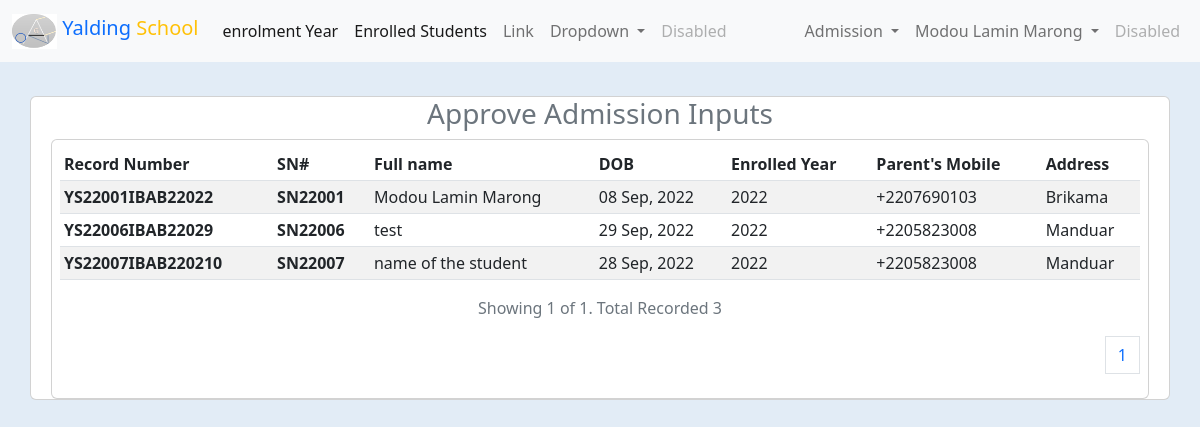
The page /app/users/admin/admission/enrolled.php (signed in) on the database its author committed.
### tables this page shows
CREATE TABLE `users` (
  `user_id` int(11) NOT NULL,
  `full_name` varchar(100) NOT NULL,
  `email` varchar(100) DEFAULT NULL,
  `user_name` varchar(150) NOT NULL,
  `password` varchar(200) NOT NULL,
  `user_role` varchar(75) DEFAULT NULL,
  `user_type` tinyint(4) NOT NULL DEFAULT 2,
  `gender` varchar(10) DEFAULT NULL,
  `tele` varchar(50) DEFAULT NULL,
  `mobile` varchar(50) DEFAULT NULL,
  `address` varchar(15) DEFAULT NULL,
  `join_date` timestamp NULL DEFAULT current_timestamp(),
  `last_login` timestamp NULL DEFAULT NULL,
  `change_password` tinyint(4) NOT NULL DEFAULT 0,
  `status` tinyint(4) NOT NULL DEFAULT 0,
  `permission` tinyint(4) NOT NULL DEFAULT 1,
  `deleted` tinyint(4) NOT NULL DEFAULT 0
);

CREATE TABLE `enroll_student` (
  `record_id` int(11) NOT NULL,
  `stud_id` varchar(25) NOT NULL,
  `stud_name` varchar(50) NOT NULL,
  `stud_parent_name` varchar(50) NOT NULL,
  `stud_parent_mobile` varchar(50) NOT NULL,
  `stud_prev_sch` varchar(200) DEFAULT NULL,
  `stud_address` varchar(75) DEFAULT NULL,
  `stud_gender` varchar(50) DEFAULT NULL,
  `stud_place_birth` varchar(100) DEFAULT NULL,
  `stud_date_brith` datetime DEFAULT NULL,
  `health_relate_problem` text DEFAULT NULL,
  `stud_enroll_yr` varchar(50) NOT NULL,
  `enroll_class` varchar(100) DEFAULT NULL,
  `stud_inputted_by` varchar(50) DEFAULT NULL,
  `stud_inputted_at` datetime NOT NULL DEFAULT current_timestamp(),
  `stud_deleted_by` varchar(50) DEFAULT NULL,
  `stud_deleted_at` datetime DEFAULT NULL,
  `stud_prof_photo_url` text DEFAULT NULL,
  `enroll_done` tinyint(4) NOT NULL DEFAULT 0,
  `auth_enroll` tinyint(4) NOT NULL DEFAULT 0,
  `auth_enroll_by` varchar(50) DEFAULT NULL
);

### core/init.php (called while the page is built, shortened)
<?php
$db = mysqli_connect(DB_HOST, DB_USER, DB_PASSWORD, DB);
if (isset($_SESSION['ADMIN_USER_SESSIONS'])) {
    $admin_id = $_SESSION['ADMIN_USER_SESSIONS'];
    $query = $db->query("SELECT * FROM `users` WHERE `user_id` = '{$admin_id}'");
    $user_data = mysqli_fetch_assoc($query);
    $fn = explode(' ', $user_data['full_name']);
    $user_data['first'] = $fn[0];
    $auth_user_role = $user_data['user_role'];
}
include(ROOT . DS . "core" . DS . "head.php");
require_once(ROOT . DS . "core" . DS . "func.php");

### core/func.php (called while the page is built, shortened)
<?php
function human_date($date)
{
    return date("d M, Y", strtotime($date));
}
function year_format($date)
{
    return date("Y", strtotime($date));
}
function cap($string)
{
    return strtoupper($string);
}

### app/users/admin/admission/enrolled.php (the view, shortened to what this page needs)
<?php
require_once $_SERVER['DOCUMENT_ROOT'] . './schoolapp/core/init.php';
include(ROOT . DS . "app" . DS . "components" . DS . "admin_nav.php");
$per_page_record = 15;
if (isset($_GET["page"])) {
    $page  = $_GET["page"];
} else {
    $page = 1;
}
$start_from = ($page - 1) * $per_page_record;
$inputs = $db->query("SELECT * FROM `enroll_student` WHERE `auth_enroll` = 1 ORDER BY `stud_enroll_yr` DESC LIMIT $start_from, $per_page_record");
?>
<br><br>
<div class="container-fluid mt-5">
    <div class="grid">
        <div class="col">
            <div class="container card mt-5">
            <h3 class="text-center text-secondary mb-2">Approve Admission Inputs</h3>
            <div class="card mx-2 p-2">
            <table class="table table-striped table-sm table-hover">
            <thead>
                <tr>
                    <th scope="col">Record Number</th>
                    <th scope="col">SN#</th>
                    <th scope="col">Full name</th>
                    <th scope="col">DOB</th>
                    <th scope="col">Enrolled Year</th>
                    <th scope="col">Parent's Mobile</th>
                    <th scope="col">Address</th>
                </tr>
                </thead>
                <tbody>
                    <?php while($input = mysqli_fetch_assoc($inputs)):?>
                    <tr>
                        <th scope="row"><?= cap('YS' . $input['stud_id'] . "IB". $input['stud_inputted_by'] . $input['record_id']) ?></th>
                        <th scope="row"><?= 'SN' . $input['stud_id'] ?></th>
                        <td><?= $input['stud_name'] ?></td>
                        <td><?= human_date($input['stud_date_brith']) ?></td>
                        <td><?=year_format($input['stud_enroll_yr'])?></td>
                        <td><?=$input['stud_parent_mobile']?></td>
                        <td><?=$input['stud_address']?></td>
                    </tr>
                    <?php endwhile;?>
                    </tbody>
                </table>
                <?php
                    $enroll_stud_query = $db->query("SELECT COUNT(*) FROM `enroll_student` WHERE `auth_enroll` = 1 ORDER BY `stud_enroll_yr` DESC");
                    $row = mysqli_fetch_row($enroll_stud_query);
                    $total_records = $row[0];
                    $total_pages = ceil($total_records / $per_page_record);
                    ?>
                    <p class="text-secondary text-center">Showing <?= $page ?> of <?= $total_pages ?>. Total Recorded <?= $total_records ?></p>
                    <nav aria-label="Page navigation example p-2">
                        <ul class="pagination justify-content-end">
                            <?php for ($i = 1; $i <= $total_pages; $i++) : ?>
                                <?php if ($i == $page) : ?>
                                    <li class="page-item"><a class="page-link" href="enrolled.php?page=<?= $i ?>"><?= $i ?></a></li>
                                <?php else : ?>
                                    <li class="page-item"><a class="page-link" href="enrolled.php?page=<?= $i ?>"><?= $i ?></a></li>
                                <?php endif; ?>
                            <?php endfor; ?>
                        </ul>
                    </nav>
                    </div>
        </div>
    </div>
</div>

### app/components/admin_nav.php (shortened to what this page needs)
<nav class="navbar navbar-expand-lg navbar-light bg-light fixed-top style="background-color: #e3f2fd;">
    <div class="container-fluid">
        <a class="navbar-brand" href="<?= ADMIN_DASHBOARD_URL ?>"><span class="text-primary">
                <img src="<?= PROOT ?>app/photos/afang_logo.png" alt="" width="45" height="35" class="d-inline-block align-text-top">
                Yalding</span> <span class="text-warning">School</span>
        </a>
        <div class="collapse navbar-collapse" id="navbarSupportedContent">
            <ul class="navbar-nav me-auto mb-2 mb-lg-0">
                <li class="nav-item">
                <a class="nav-link active" aria-current="page" href="<?=ENROLL_YEAR?>">enrolment Year</a>
                </li>
                <li class="nav-item">
                <a class="nav-link active" aria-current="page" href="<?=ADMIN_ENROLLED_STUDENTS?>">Enrolled Students</a>
                </li>
                <li class="nav-item">
                    <a class="nav-link" href="#">Link</a>
                </li>
                <li class="nav-item dropdown">
                    <a class="nav-link dropdown-toggle" href="#" id="navbarDropdown" role="button" data-bs-toggle="dropdown" aria-expanded="false">
                        Dropdown
                    </a>
                </li>
                <li class="nav-item">
                    <a class="nav-link disabled" href="#" tabindex="-1" aria-disabled="true">Disabled</a>
                </li>
            </ul>
            <ul class="navbar-nav d-flex">
                <?php if ($auth_user_role == ADMIN_USER) : ?>
                    <li class="nav-item dropdown">
                        <a class="nav-link dropdown-toggle" href="#" id="navbarDropdown" role="button" data-bs-toggle="dropdown" aria-expanded="false">
                            Admission
                        </a>
                    </li>
                <?php endif; ?>
                <?php if ($auth_user_role == ADMIN_USER) : ?>
                    <li class="nav-item dropdown">
                        <a class="nav-link dropdown-toggle" href="#" id="navbarDropdown" role="button" data-bs-toggle="dropdown" aria-expanded="false">
                            <?= $user_data['full_name'] ?>
                        </a>
                    </li>
                <?php endif; ?>
                <li class="nav-item">
                    <a class="nav-link disabled" href="#" tabindex="-1" aria-disabled="true">Disabled</a>
                </li>
            </ul>
        </div>
    </div>
</nav>

### css/main.css (style rules this page uses)
body { background-color: #e2ecf6; }

### rows shown on the page
users: full_name "Modou Lamin Marong"
enroll_student: stud+stud_inputted_by+record_id "YS22001IBAB22022", stud "22001", stud_name "Modou Lamin Marong", stud_date_brith "08 Sep, 2022", stud_enroll_yr "2022", stud_parent_mobile "+2207690103", stud_address "Brikama"
enroll_student: stud+stud_inputted_by+record_id "YS22006IBAB22029", stud "22006", stud_name "test", stud_date_brith "29 Sep, 2022", stud_enroll_yr "2022", stud_parent_mobile "+2205823008", stud_address "Manduar"
enroll_student: stud+stud_inputted_by+record_id "YS22007IBAB220210", stud "22007", stud_name "name of the student", stud_date_brith "28 Sep, 2022", stud_enroll_yr "2022", stud_parent_mobile "+2205823008", stud_address "Manduar"

### other values the page prints
$page "1"
$total_pages "1"
$total_records "3"
